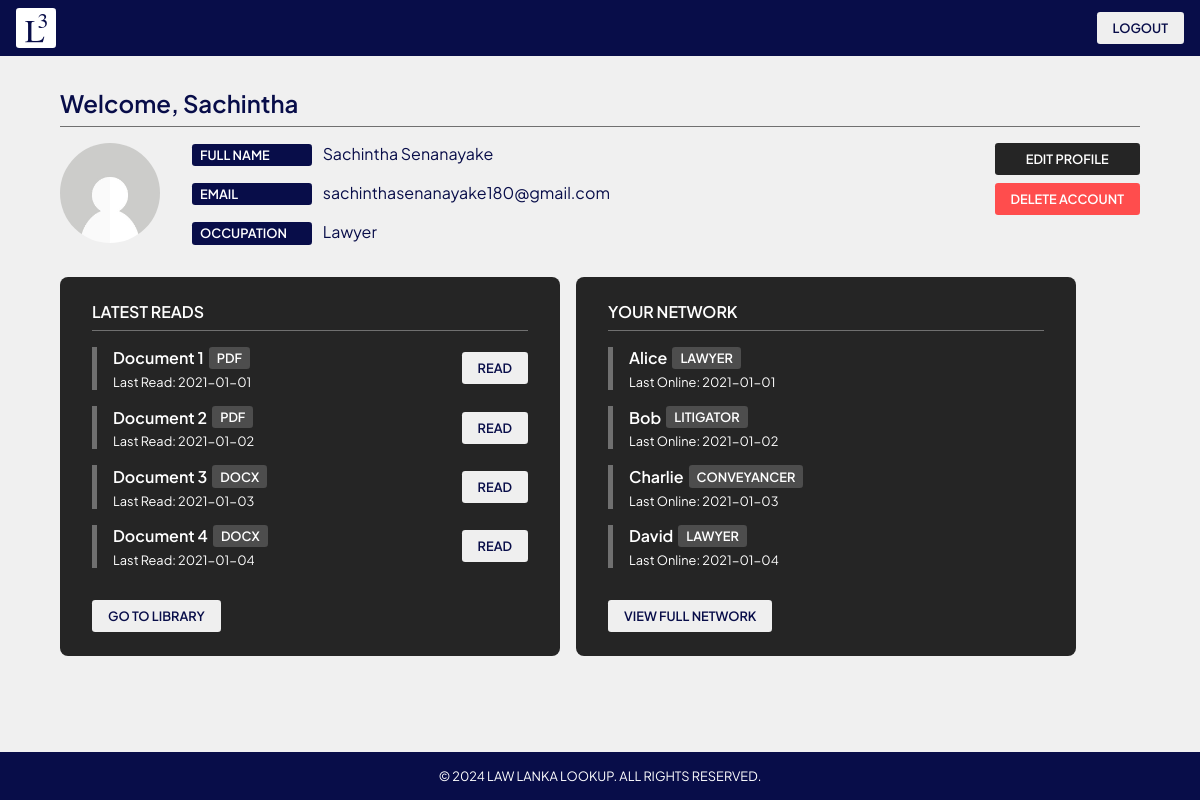
The page /dashboard (signed in) on the database as committed earlier.
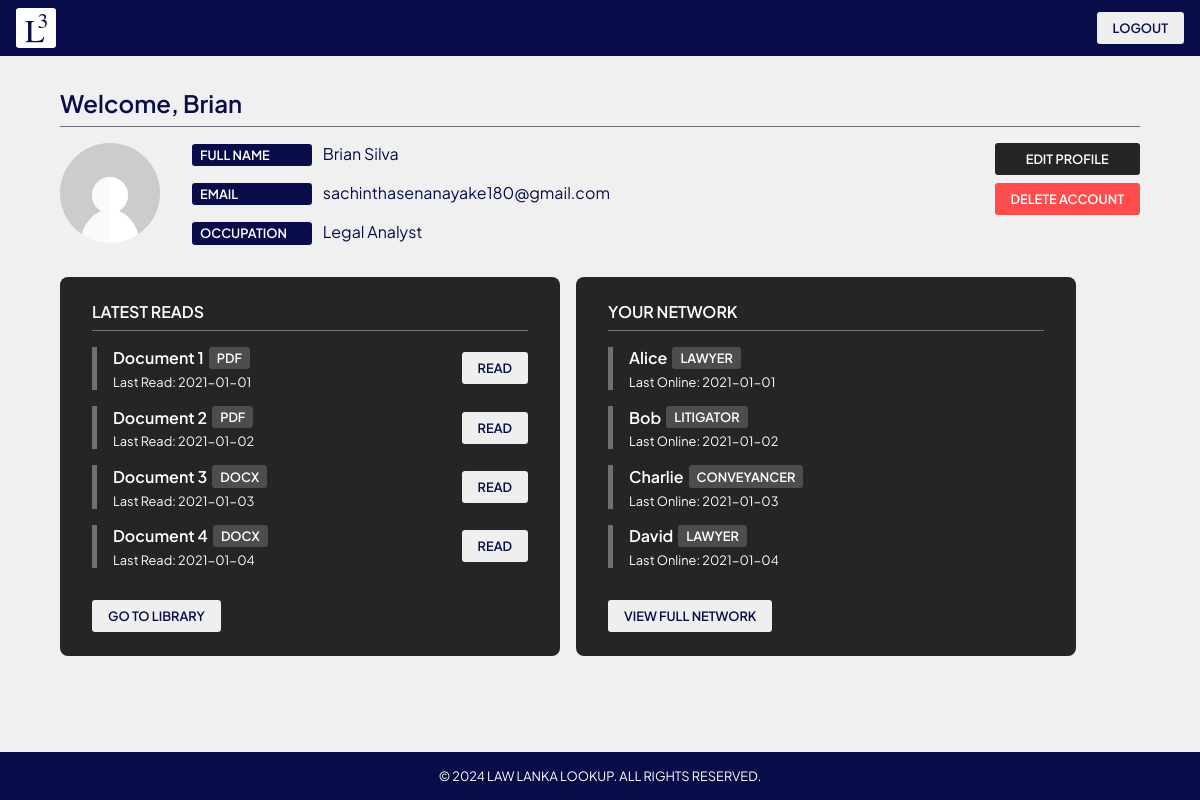
The same page on the database as committed later.
### tables this page shows
CREATE TABLE users (
                    id INTEGER PRIMARY KEY AUTOINCREMENT,
                    email TEXT UNIQUE,
                    full_name TEXT,
                    occupation TEXT,
                    password TEXT
                );

### app.py (the view)
@app.route("/dashboard", methods=["GET"])
def dashboard():
    if "user_id" not in session:
        return redirect(url_for("login"))
    status = db.select_user(user_id=session["user_id"])
    if not status["success"]:
        return redirect(url_for("login"))
    user = {
        "first_name": status["user"]["full_name"].split()[0].capitalize(),
        "full_name": status["user"]["full_name"],
        "email": status["user"]["email"],
        "occupation": status["user"]["occupation"],
    }
    return render_template(
        "dashboard.html",
        user=user,
        latest_reads=latest_reads,
        last_online=last_online,
        legal_occupations=legal_occupations,
    )

### database.py (called while the page is built)
    def get_connection(self):
        conn = sqlite3.connect(self.database_url)
        conn.row_factory = sqlite3.Row
        return conn

    def select_user(self, user_id=None, email=None):
        conn = self.get_connection()
        status = {}
        try:
            cursor = conn.execute(
                """
                SELECT * FROM users
                WHERE id = ? OR email = ?
                """,
                (user_id, email),
            )
            user = cursor.fetchone()
            if user is None:
                raise sqlite3.Error("User does not exist, please register first.")
            status = {
                "success": True,
                "message": "User retrieved successfully.",
                "user": dict(user),
            }
        except sqlite3.Error as e:
            status = {"success": False, "message": str(e)}
        finally:
            conn.close()
        return status

### templates/dashboard.html (shortened to what this page needs)
{% extends "base.html" %}
{% block additional_links %}
  <link href="{{ url_for('static', filename='styles/dashboard.css') }}" rel="stylesheet" />
{% endblock additional_links %}
{% block nav_buttons %}
  <button class="button" id="logout">Logout</button>
{% endblock nav_buttons %}
{% block content %}
  <main class="container cols">
    <section id="profile" class="cols">
      <p class="title" id="welcome">Welcome, {{ user.first_name }}</p>
      <div id="profile-details" class="rows">
        <img src="{{ url_for('static', filename='images/avatar.jpg') }}"
             id="profile-image"
             alt="Profile Image"
             height="100"
             width="100" />
        <div id="details" class="cols">
          <p>
            <span class="badge">Full Name</span> {{ user.full_name }}
          </p>
          <p>
            <span class="badge">Email</span> {{ user.email }}
          </p>
          <p>
            <span class="badge">Occupation</span> {{ user.occupation }}
          </p>
        </div>
        <div id="controls" class="cols">
          <button id="edit-profile-activate-button" class="button secondary">Edit Profile</button>
          <button class="button danger">Delete Account</button>
        </div>
      </div>
    </section>
    <div id="divider" class="rows">
      <section id="latest-reads" class="card cols">
        <p class="card-title">Latest Reads</p>
        <div class="items cols">
          {% for document in latest_reads %}
            <div class="item rows">
              <div class="cols">
                <div class="rows">
                  <p class="name">{{ document.name }}</p>
                  <span class="badge">{{ document.type }}</span>
                </div>
                <p class="small">Last Read: {{ document.date }}</p>
              </div>
              <button class="button">Read</button>
            </div>
          {% endfor %}
        </div>
        <div class="controls">
          <button id="library" class="button">Go to Library</button>
        </div>
      </section>
      <section id="your-network" class="card cols">
        <p class="card-title">Your Network</p>
        <div class="items cols">
          {% for user in last_online %}
            <div class="item rows">
              <div class="cols">
                <div class="rows">
                  <p class="name">{{ user.name }}</p>
                  <span class="badge">{{ user.expertise }}</span>
                </div>
                <p class="small">Last Online: {{ user.last_online }}</p>
              </div>
            </div>
          {% endfor %}
        </div>
        <div class="controls">
          <button id="network" class="button">View Full Network</button>
        </div>
      </section>
    </div>
  </main>
{% endblock content %}

### templates/base.html (shortened to what this page needs)
<!DOCTYPE html>
<html lang="en">
  <head>
    <link href="{{ url_for('static', filename='styles/common.css') }}" rel="stylesheet" />
    {% block additional_links %}
    {% endblock additional_links %}
  </head>
  <body class="container cols">
    <header id="navbar" class="rows">
      <img src="{{ url_for('static', filename='images/logo.svg') }}"
           alt="Law Lanka Lookup Logo"
           id="logo"
           height="50"
           width="50" />
      <section id="nav-buttons" class="rows">
        {% block nav_buttons %}
        {% endblock nav_buttons %}
      </section>
    </header>
    {% block content %}
    {% endblock content %}
    {% include "partials/footer.html" %}
  </body>
</html>

### templates/partials/footer.html
<footer class="rows">
  <p>© 2024 Law Lanka Lookup. All Rights Reserved.</p>
</footer>

### static/styles/common.css (style rules this page uses)
:root { --primary-color: #080d49; --secondary-color: #252525; --text-color: #ffffff; --background-color: #f0f0f0; --danger-color: #ff4d4d; --success-color: #00b158; --primary-hover-color: #d6d9f0; --secondary-hover-color: #3a3a3a; --danger-hover-color: #ff6666; --danger-light-hover-color: #ffdfdf; --border-color: #707070; --primary-badge-color: #080d49; --secondary-badge-color: #4d4d4d; --modal-transparent-background: #ffffffdd; }
* { font-family: "Plus Jakarta Sans", sans-serif; box-sizing: border-box; color: var(--primary-color); margin: 0; padding: 0; }
.container { display: flex; height: 100%; }
.cols { display: flex; flex-direction: column; align-items: center; justify-content: center; gap: 1rem; }
.rows { display: flex; flex-direction: row; align-items: center; justify-content: center; gap: 1rem; }
.button { font-family: "Plus Jakarta Sans", sans-serif; font-size: 0.8rem; padding: 0.5rem 1rem; border: none; border-radius: 0.2rem; cursor: pointer; color: var(--primary-color); font-weight: 600; text-transform: uppercase; transition: background-color 0.2s ease-in-out; }
.button.secondary { background-color: var(--secondary-color); color: var(--text-color); }
.button.danger { background-color: var(--danger-color); color: var(--text-color); }
.card { background-color: var(--secondary-color); padding: 1.5rem 2rem; width: 600px; border-radius: 0.5rem; }
.card p, .card label { color: var(--text-color); }
.card p.card-title { font-weight: 600; text-transform: uppercase; margin: 0 0 1rem 0; padding-bottom: 0.5rem; border-bottom: 1px solid var(--border-color); }
.card div.controls { margin-top: 2rem; }
body.container.cols { height: 100vh; background-color: var(--background-color); }
img#logo { cursor: pointer; width: 40px; height: 40px; }
span.badge { background-color: var(--primary-badge-color); color: var(--text-color); padding: 0.2rem 0.5rem; border-radius: 0.2rem; font-size: 0.8rem; font-weight: 600; text-transform: uppercase; }
header { background-color: var(--primary-color); }
header#navbar { width: 100%; justify-content: left; padding: 0.5rem 1rem; }
header#navbar section#nav-buttons { margin-left: auto; }
footer.rows { background-color: var(--primary-color); width: 100%; padding: 1rem 0; }
footer.rows p { color: var(--text-color); text-transform: uppercase; font-size: 0.8rem; }

### static/styles/dashboard.css (style rules this page uses)
main.container.cols { justify-content: flex-start; align-items: flex-start; width: 90%; margin: 1rem auto; gap: 2rem; }
main section#profile { align-items: flex-start; width: 100%; }
main section#profile p.title { font-size: 1.5rem; font-weight: 600; padding-bottom: 0.5rem; border-bottom: 1px solid var(--border-color); width: 100%; }
main section#profile img#profile-image { border-radius: 100%; }
main section#profile div#profile-details { align-items: flex-start; gap: 2rem; width: 100%; }
main section#profile div#profile-details div#details { align-items: flex-start; }
main section#profile div#profile-details div#details span.badge { margin-right: 0.5rem; width: 120px; display: inline-block; }
main section#profile div#controls { align-items: flex-start; margin-left: auto; gap: 0.5rem; }
main section#profile div#controls button { width: 100%; }
main div#divider { flex: 1; align-items: flex-start; justify-content: flex-start; width: 100%; }
main div#divider section.card { align-items: flex-start; gap: 0; width: 500px; }
main div#divider section.card p.card-title { width: 100%; }
main div#divider section.card div.items { width: 100%; align-items: flex-start; }
main div#divider section.card div.items div.item { padding-left: 1rem; border-left: 5px solid var(--border-color); width: 100%; }
main div#divider section.card div.items div.item div.cols { align-items: flex-start; gap: 5px; width: 100%; }
main div#divider section.card div.items div.item div.cols div.rows { gap: 5px; }
main div#divider section.card div.items div.item div.cols div.rows p.name { font-weight: 600; }
main div#divider section.card div.items div.item div.cols div.rows span.badge { background-color: var(--secondary-badge-color); }
main div#divider section.card div.items div.item p.small { font-size: 0.8rem; color: var(--text-color); }

Rows that differ between the two databases and show on the page:
changed users "sachinthasenanayake180@gmail.com": full_name "Sachintha Senanayake" → "Brian Silva"; occupation "Lawyer" → "Legal Analyst"
Other text that changed with them:
{{ user.first_name }}: "Sachintha" → "Brian"
